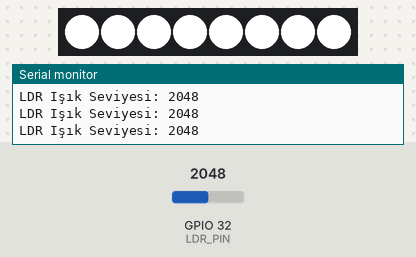
This sketch was run on a simulated ESP32. Shown: 8 RGB LEDs in strip order, left to right, the last lines printed to the serial monitor. Inputs (shaded band) come from the test bench; at power-on: GPIO 32 (LDR_PIN) = 2048.

Above: at 1.3 s.
1.4 s: GPIO 32 (LDR_PIN) set to 2935
2.9 s: GPIO 32 (LDR_PIN) set to 3053
At 3.7 s:
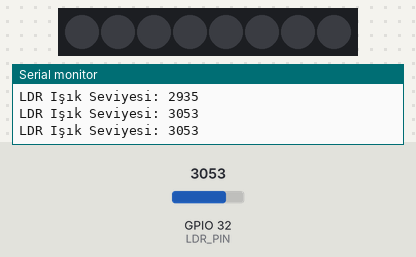
4.5 s: GPIO 32 (LDR_PIN) set to 2960
At 4.9 s:
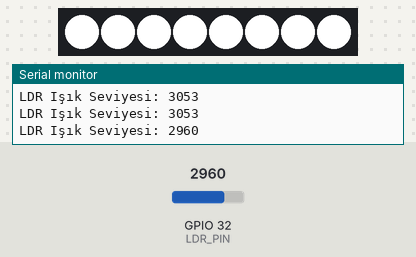
6.0 s: GPIO 32 (LDR_PIN) set to 3040
At 7.3 s:
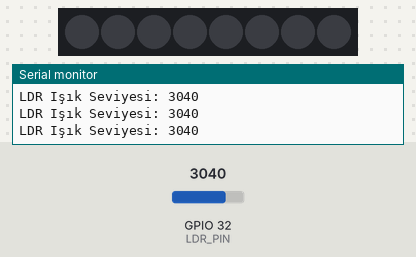
Timing chart, 0 to 8.5 s (numbered marks = the images above; inputs shaded):
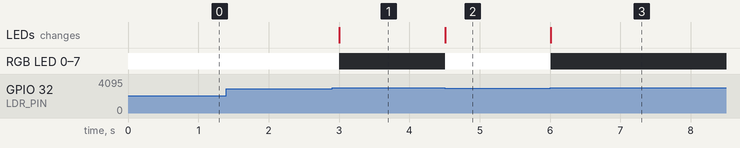

The sketch:

ldr1.ino
```cpp
#include <Adafruit_NeoPixel.h>

#define LDR_PIN 32         // LDR bağlı pin
#define LED_PIN 14         // NeoPixel veri pini
#define NUM_LEDS 8         // LED sayısı

Adafruit_NeoPixel leds(NUM_LEDS, LED_PIN, NEO_GRB + NEO_KHZ800);

void setup() {
  Serial.begin(9600);
  leds.begin();           // LED şeridini başlat
  leds.show();            // Tüm LED'leri kapat (ilk durum)
}

void loop() {
  int ldr_degeri = analogRead(LDR_PIN); // 0-4095 arası okuma
  Serial.print("LDR Işık Seviyesi: ");
  Serial.println(ldr_degeri);

  if (ldr_degeri < 3000) {
    // 8 LED'in hepsini beyaz yak
    for (int i = 0; i < NUM_LEDS; i++) {
      leds.setPixelColor(i, leds.Color(255, 255, 255)); // R, G, B
    }
  } else {
    // Işık yeterliyse LED'leri kapat
    for (int i = 0; i < NUM_LEDS; i++) {
      leds.setPixelColor(i, 0); // LED kapalı
    }
  }
  leds.show(); // Değişiklikleri uygula

  delay(500);  // 0.5 saniye bekle
}
```

Measured:
- the behaviour switches between 2999 and 3000 on GPIO 32 (LDR_PIN) (found by bisection; images 0 and 1)
- after the input at 2.9 s, RGB LED 0–7: RGB(255, 255, 255) → off after 0.10 s; the LEDs: change after 0.10 s (image 1)
- after the input at 4.5 s, RGB LED 0–7: off → RGB(255, 255, 255) at once; the LEDs: change at once (image 2)
- after the input at 6.0 s, RGB LED 0–7: RGB(255, 255, 255) → off at once; the LEDs: change at once (image 3)
